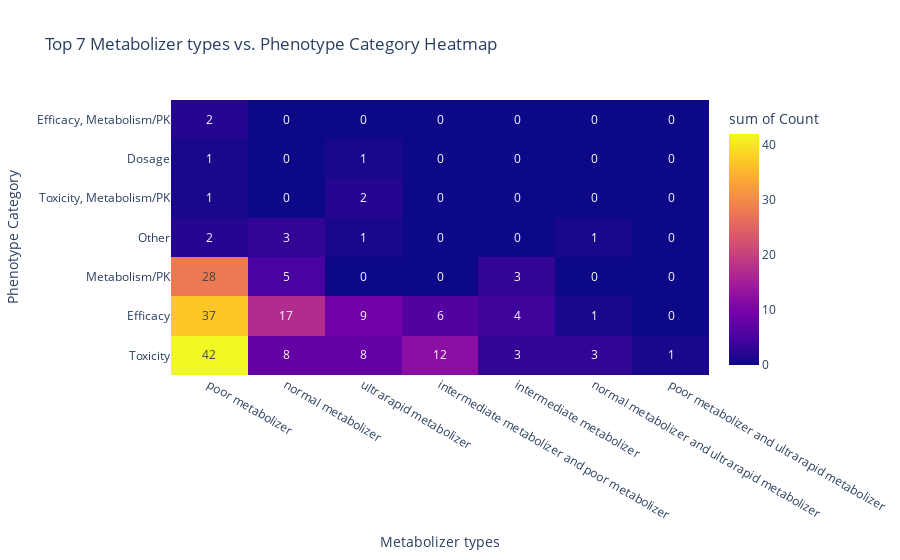
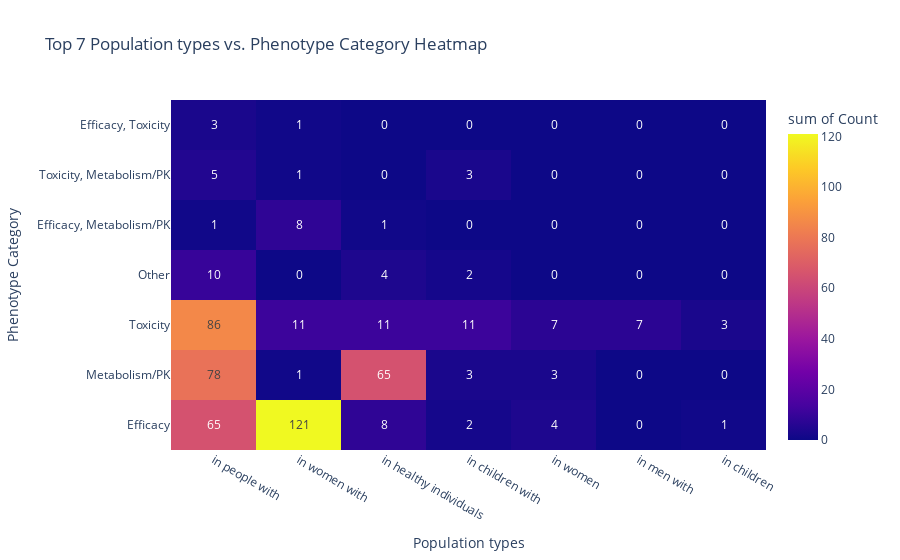

Source (notebook cell) for these figures, in order:
### Markdown cell above
- Analyze variant data from PharmGKB.
- Predict impact of different genotypes (e.g., poor vs ultrarapid metabolizers).
- Link to adverse drug reactions or treatment failure.
- Visualize allele frequencies across populations.

Now we are going to look at a slightly different view of this data. #Contains associations in which the variant affects a phenotype, with or without drug information.

### Code cell
phenotype = pd.read_csv('variantAnnotations/var_pheno_ann.tsv', sep='\t')
phenotype = phenotype.loc[phenotype['Gene'] == 'CYP2D6']
top_k = 7

@interact(x=widgets.Dropdown(options = ['Metabolizer types', 'Population types'], value = 'Metabolizer types'))
def g(x):
    display_heatmap(phenotype, x, 7)

### Figure 1 — Plotly figure (JSON) as saved in the notebook; plotly's stock layout.template omitted (floating-point values rounded to 4 significant figures)
{"data": [{"coloraxis": "coloraxis", "histfunc": "sum", "hovertemplate": "Metabolizer types=%{x}<br>Phenotype Category=%{y}<br>sum of Count=%{z}<extra></extra>", "name": "", "texttemplate": "%{z}", "type": "histogram2d", "x": ["poor metabolizer", "normal metabolizer", "ultrarapid metabolizer", "intermediate metabolizer and poor metabolizer", "intermediate metabolizer", "normal metabolizer and ultrarapid metabolizer", "poor metabolizer and ultrarapid metabolizer", "poor metabolizer", "normal metabolizer", "ultrarapid metabolizer", "intermediate metabolizer and poor metabolizer", "intermediate metabolizer", "normal metabolizer and ultrarapid metabolizer", "poor metabolizer and ultrarapid metabolizer", "poor metabolizer", "normal metabolizer", "ultrarapid metabolizer", "intermediate metabolizer and poor metabolizer", "intermediate metabolizer", "normal metabolizer and ultrarapid metabolizer", "poor metabolizer and ultrarapid metabolizer", "poor metabolizer", "normal metabolizer", "ultrarapid metabolizer", "intermediate metabolizer and poor metabolizer", "intermediate metabolizer", "normal metabolizer and ultrarapid metabolizer", "poor metabolizer and ultrarapid metabolizer", "poor metabolizer", "normal metabolizer", "ultrarapid metabolizer", "intermediate metabolizer and poor metabolizer", "intermediate metabolizer", "normal metabolizer and ultrarapid metabolizer", "poor metabolizer and ultrarapid metabolizer", "poor metabolizer", "normal metabolizer", "ultrarapid metabolizer", "intermediate metabolizer and poor metabolizer", "intermediate metabolizer", "normal metabolizer and ultrarapid metabolizer", "poor metabolizer and ultrarapid metabolizer", "poor metabolizer", "normal metabolizer", "ultrarapid metabolizer", "intermediate metabolizer and poor metabolizer", "intermediate metabolizer", "normal metabolizer and ultrarapid metabolizer", "poor metabolizer and ultrarapid metabolizer"], "xaxis": "x", "xbingroup": "x", "y": ["Toxicity", "Toxicity", "Toxicity", "Toxicity", "Toxicity", "Toxicity", "Toxicity", "Efficacy", "Efficacy", "Efficacy", "Efficacy", "Efficacy", "Efficacy", "Efficacy", "Metabolism/PK", "Metabolism/PK", "Metabolism/PK", "Metabolism/PK", "Metabolism/PK", "Metabolism/PK", "Metabolism/PK", "Other", "Other", "Other", "Other", "Other", "Other", "Other", "Toxicity, Metabolism/PK", "Toxicity, Metabolism/PK", "Toxicity, Metabolism/PK", "Toxicity, Metabolism/PK", "Toxicity, Metabolism/PK", "Toxicity, Metabolism/PK", "Toxicity, Metabolism/PK", "Dosage", "Dosage", "Dosage", "Dosage", "Dosage", "Dosage", "Dosage", "Efficacy, Metabolism/PK", "Efficacy, Metabolism/PK", "Efficacy, Metabolism/PK", "Efficacy, Metabolism/PK", "Efficacy, Metabolism/PK", "Efficacy, Metabolism/PK", "Efficacy, Metabolism/PK"], "yaxis": "y", "ybingroup": "y", "z": [42, 8, 8, 12, 3, 3, 1, 37, 17, 9, 6, 4, 1, 0, 28, 5, 0, 0, 3, 0, 0, 2, 3, 1, 0, 0, 1, 0, 1, 0, 2, 0, 0, 0, 0, 1, 0, 1, 0, 0, 0, 0, 2, 0, 0, 0, 0, 0, 0]}], "layout": {"coloraxis": {"colorbar": {"title": {"text": "sum of Count"}}, "colorscale": [[0, "#0d0887"], [0.1111, "#46039f"], [0.2222, "#7201a8"], [0.3333, "#9c179e"], [0.4444, "#bd3786"], [0.5556, "#d8576b"], [0.6667, "#ed7953"], [0.7778, "#fb9f3a"], [0.8889, "#fdca26"], [1, "#f0f921"]]}, "legend": {"tracegroupgap": 0}, "title": {"text": "Top 7 Metabolizer types vs. Phenotype Category Heatmap"}, "xaxis": {"anchor": "y", "domain": [0, 1], "title": {"text": "Metabolizer types"}}, "yaxis": {"anchor": "x", "domain": [0, 1], "title": {"text": "Phenotype Category"}}}}

### Figure 2 — Plotly figure (JSON) as saved in the notebook; plotly's stock layout.template omitted (floating-point values rounded to 4 significant figures)
{"data": [{"coloraxis": "coloraxis", "histfunc": "sum", "hovertemplate": "Population types=%{x}<br>Phenotype Category=%{y}<br>sum of Count=%{z}<extra></extra>", "name": "", "texttemplate": "%{z}", "type": "histogram2d", "x": ["in people with", "in women with", "in healthy individuals", "in children with", "in women", "in men with", "in children", "in people with", "in women with", "in healthy individuals", "in children with", "in women", "in men with", "in children", "in people with", "in women with", "in healthy individuals", "in children with", "in women", "in men with", "in children", "in people with", "in women with", "in healthy individuals", "in children with", "in women", "in men with", "in children", "in people with", "in women with", "in healthy individuals", "in children with", "in women", "in men with", "in children", "in people with", "in women with", "in healthy individuals", "in children with", "in women", "in men with", "in children", "in people with", "in women with", "in healthy individuals", "in children with", "in women", "in men with", "in children"], "xaxis": "x", "xbingroup": "x", "y": ["Efficacy", "Efficacy", "Efficacy", "Efficacy", "Efficacy", "Efficacy", "Efficacy", "Metabolism/PK", "Metabolism/PK", "Metabolism/PK", "Metabolism/PK", "Metabolism/PK", "Metabolism/PK", "Metabolism/PK", "Toxicity", "Toxicity", "Toxicity", "Toxicity", "Toxicity", "Toxicity", "Toxicity", "Other", "Other", "Other", "Other", "Other", "Other", "Other", "Efficacy, Metabolism/PK", "Efficacy, Metabolism/PK", "Efficacy, Metabolism/PK", "Efficacy, Metabolism/PK", "Efficacy, Metabolism/PK", "Efficacy, Metabolism/PK", "Efficacy, Metabolism/PK", "Toxicity, Metabolism/PK", "Toxicity, Metabolism/PK", "Toxicity, Metabolism/PK", "Toxicity, Metabolism/PK", "Toxicity, Metabolism/PK", "Toxicity, Metabolism/PK", "Toxicity, Metabolism/PK", "Efficacy, Toxicity", "Efficacy, Toxicity", "Efficacy, Toxicity", "Efficacy, Toxicity", "Efficacy, Toxicity", "Efficacy, Toxicity", "Efficacy, Toxicity"], "yaxis": "y", "ybingroup": "y", "z": [65, 121, 8, 2, 4, 0, 1, 78, 1, 65, 3, 3, 0, 0, 86, 11, 11, 11, 7, 7, 3, 10, 0, 4, 2, 0, 0, 0, 1, 8, 1, 0, 0, 0, 0, 5, 1, 0, 3, 0, 0, 0, 3, 1, 0, 0, 0, 0, 0]}], "layout": {"coloraxis": {"colorbar": {"title": {"text": "sum of Count"}}, "colorscale": [[0, "#0d0887"], [0.1111, "#46039f"], [0.2222, "#7201a8"], [0.3333, "#9c179e"], [0.4444, "#bd3786"], [0.5556, "#d8576b"], [0.6667, "#ed7953"], [0.7778, "#fb9f3a"], [0.8889, "#fdca26"], [1, "#f0f921"]]}, "legend": {"tracegroupgap": 0}, "title": {"text": "Top 7 Population types vs. Phenotype Category Heatmap"}, "xaxis": {"anchor": "y", "domain": [0, 1], "title": {"text": "Population types"}}, "yaxis": {"anchor": "x", "domain": [0, 1], "title": {"text": "Phenotype Category"}}}}
